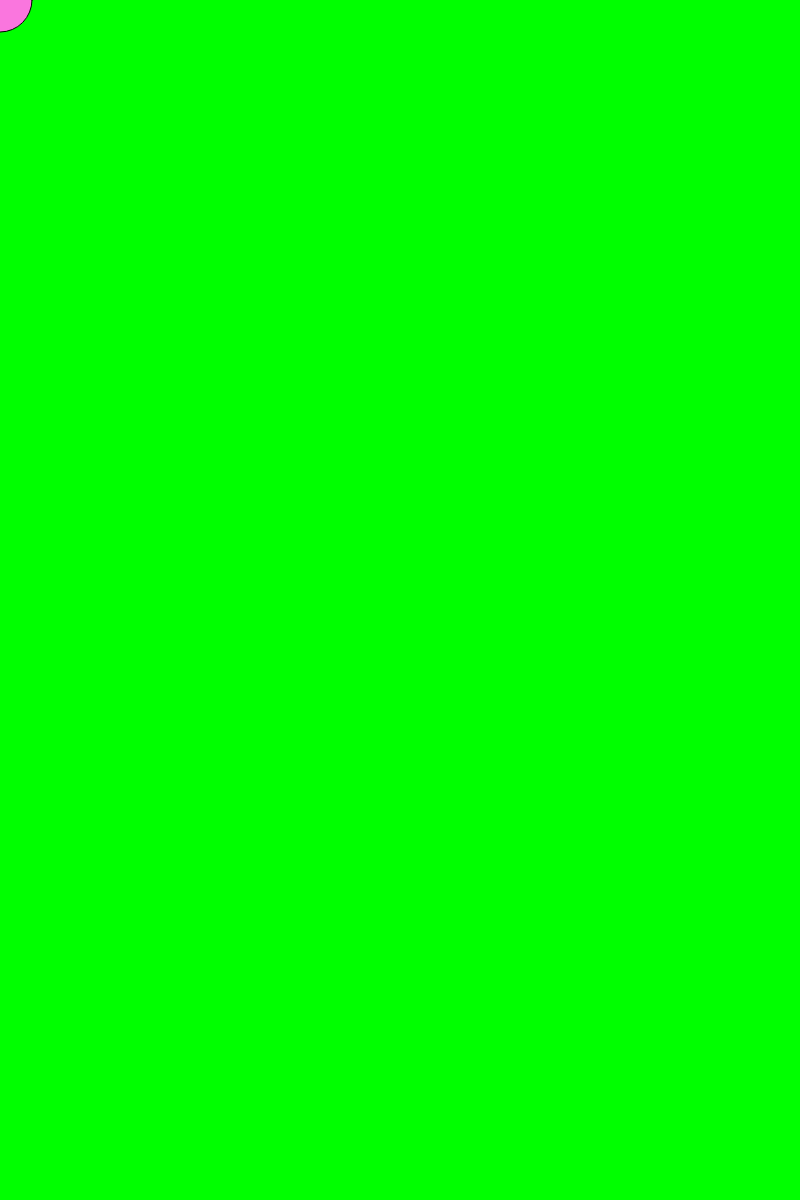
Frame 1 (no input)
Frame 60 (no input): identical to frame 1, image omitted
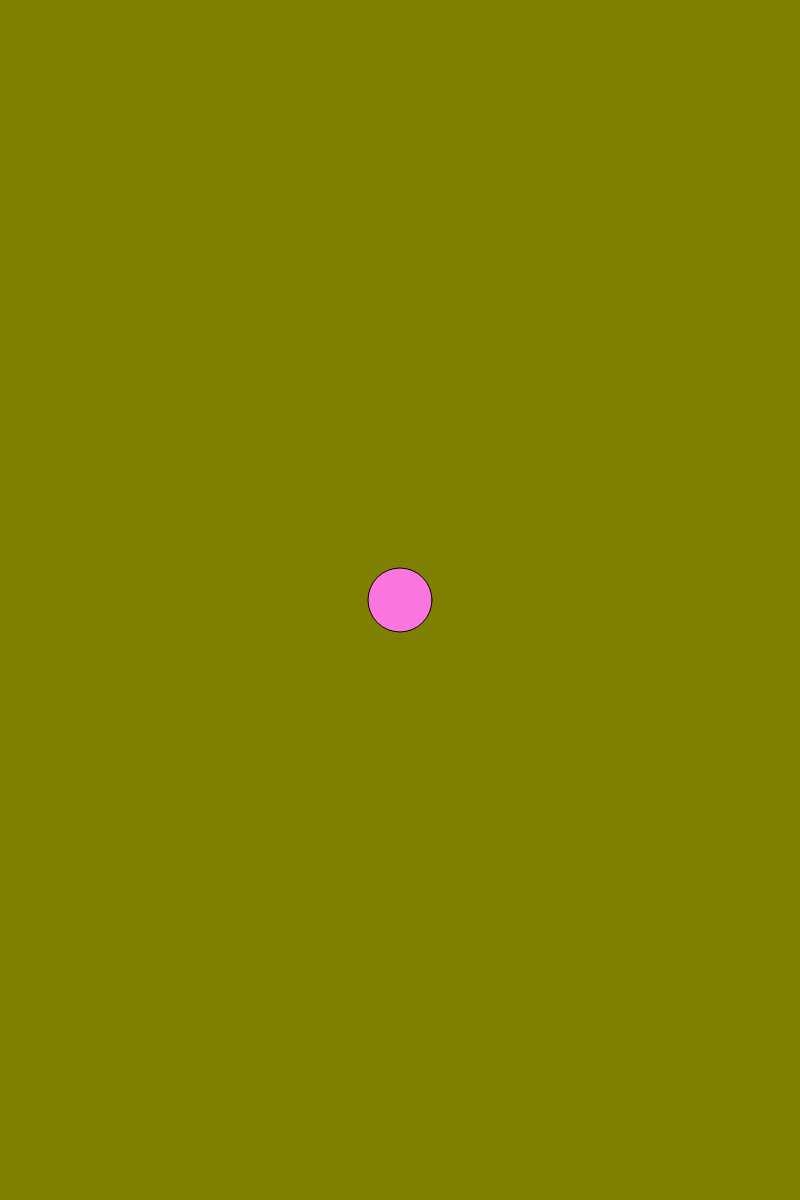
Frame 120 (the mouse pressed at the canvas centre since frame 60)

The p5.js sketch that drew these frames (run headless with seeded random() and noise() and a simulated clock; from frame 60 on, the mouse is pressed at the canvas centre):

// p5.js sketch
// ── sketch.js
var r = 0;
var g = 255;

function setup() {
  createCanvas(800,1200);
  }

function draw() {
  //background
  r = map(mouseX, 0, 800, 0, 255);
  g = map(mouseY, 0, 1200, 255, 0);
  background(r, g, 0);
  
  //ellipse
  fill(250,118,222);
  ellipse(mouseX, mouseY, 64, 64);
}
